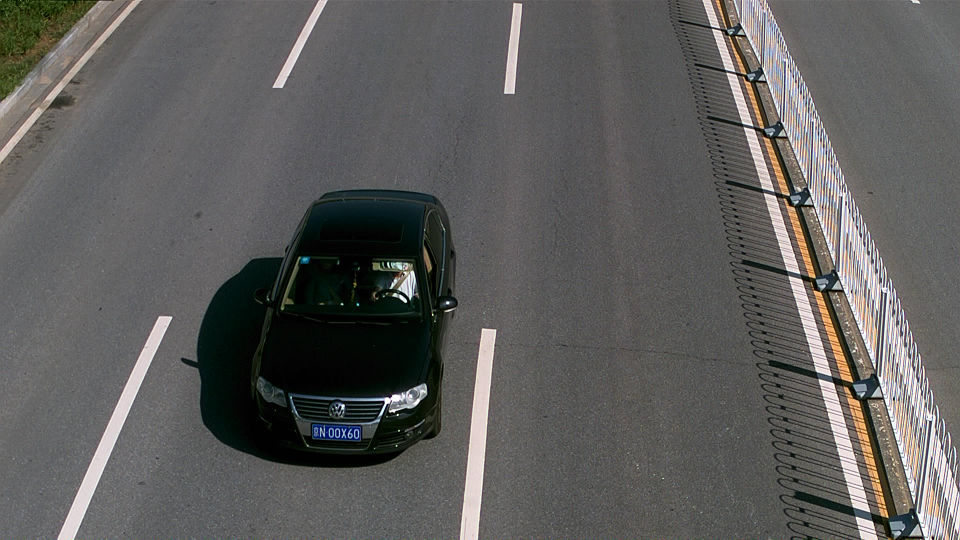
#> input picture ssd/1.jpg, 1920 x 1080 px (shown at 1/2 size)
$ python genmat.py   (older library calls are emulated)
#> lines starting #> are read from the running program, lines starting #| are printed output that depends on the picture
from PIL import Image
import numpy as np
path=input()
#> the answer given: 1.jpg
img=Image.open(path)
#> img is the input picture: PIL image 1920x1080 RGB; mean R, G, B 94, 93.2, 91.7
if img.mode == 'L':
	img=img.convert('RGB')
w,h=img.size
#> w = 1920; h = 1080
img=img.resize((300,300),Image.ANTIALIAS)
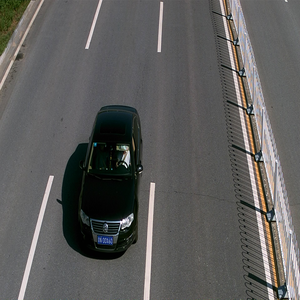
#> img: PIL image 300x300 RGB; mean R, G, B 94, 93.2, 91.7
img=np.array(img)
if len(img.shape)==3:
	img=np.swapaxes(img,1,2)
	img=np.swapaxes(img,1,0)
img=img[[2,1,0],:,:]
img=img.astype('float32')
img=img-127.5
img=img*0.007843
with open('mat.txt','w') as f:
	for i in range(3):
		for j in range(300):
			for k in range(300):
				f.write(str(img[i][j][k])+'\n')

$ run again, on ssd/11.jpg
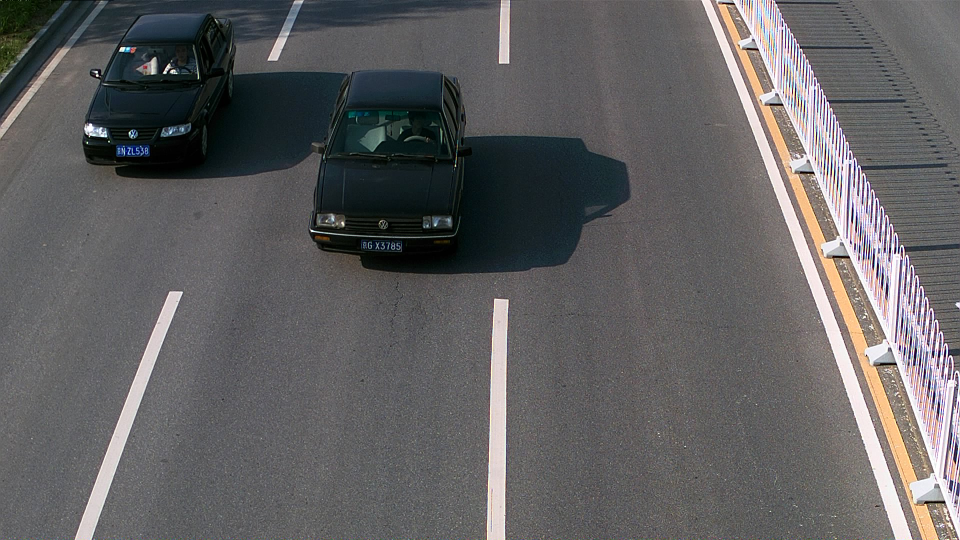
#> input picture ssd/11.jpg, 1920 x 1080 px (shown at 1/2 size)
#> img is the input picture: PIL image 1920x1080 RGB; mean R, G, B 97.2, 96.2, 97.1
#> `img=img.resize((300,300),Image.ANTIALIAS)`:
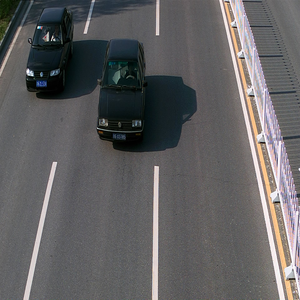
#> img: PIL image 300x300 RGB; mean R, G, B 97.2, 96.2, 97.1

$ run again, on ssd/12.jpg
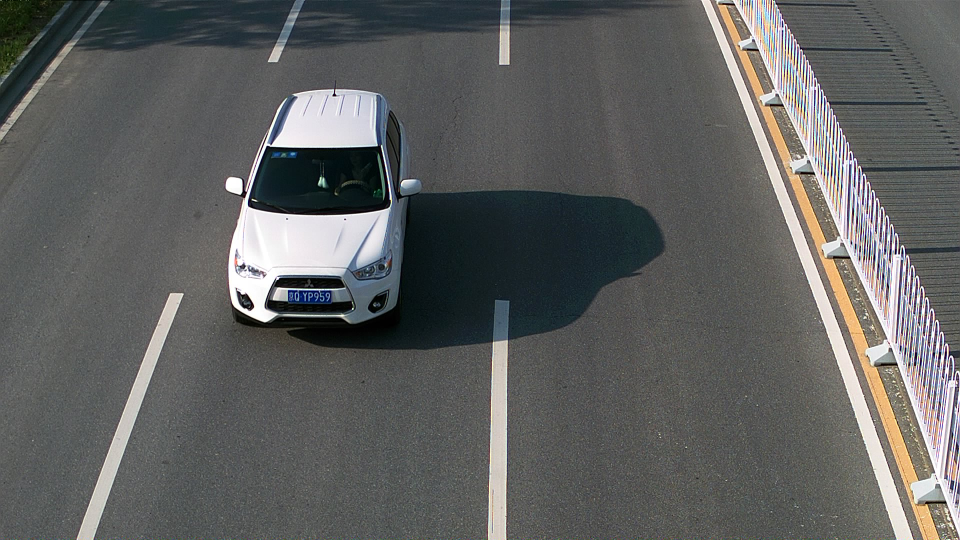
#> input picture ssd/12.jpg, 1920 x 1080 px (shown at 1/2 size)
#> img is the input picture: PIL image 1920x1080 RGB; mean R, G, B 95.6, 96.6, 95.6
#> `img=img.resize((300,300),Image.ANTIALIAS)`:
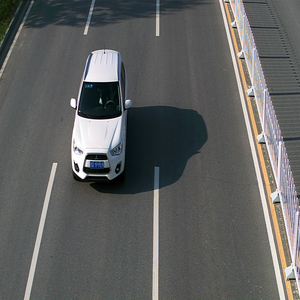
#> img: PIL image 300x300 RGB; mean R, G, B 95.6, 96.5, 95.6

$ run again, on ssd/13.jpg
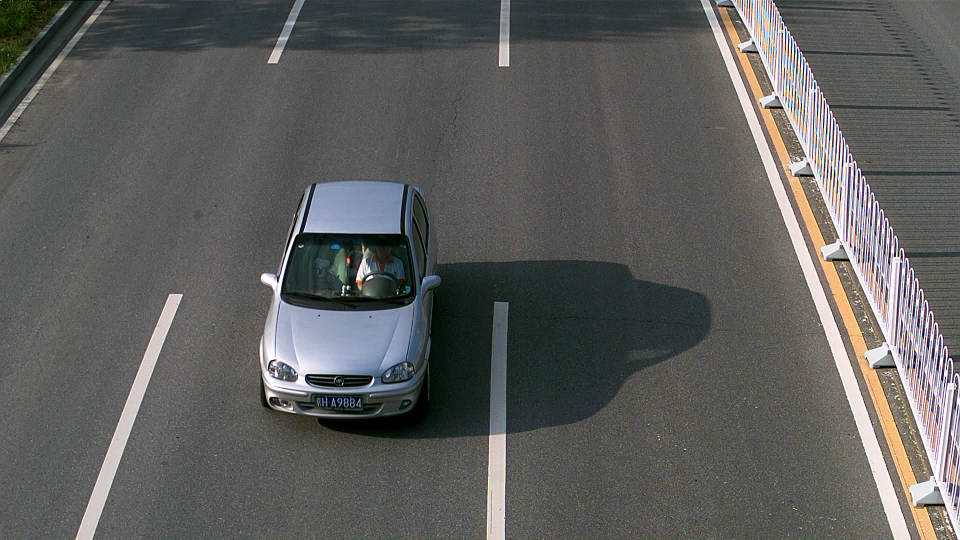
#> input picture ssd/13.jpg, 1920 x 1080 px (shown at 1/2 size)
#> img is the input picture: PIL image 1920x1080 RGB; mean R, G, B 94.3, 94.6, 92.9
#> `img=img.resize((300,300),Image.ANTIALIAS)`:
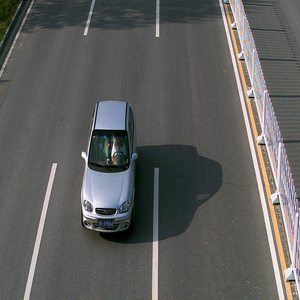
#> img: PIL image 300x300 RGB; mean R, G, B 94.3, 94.6, 92.9
